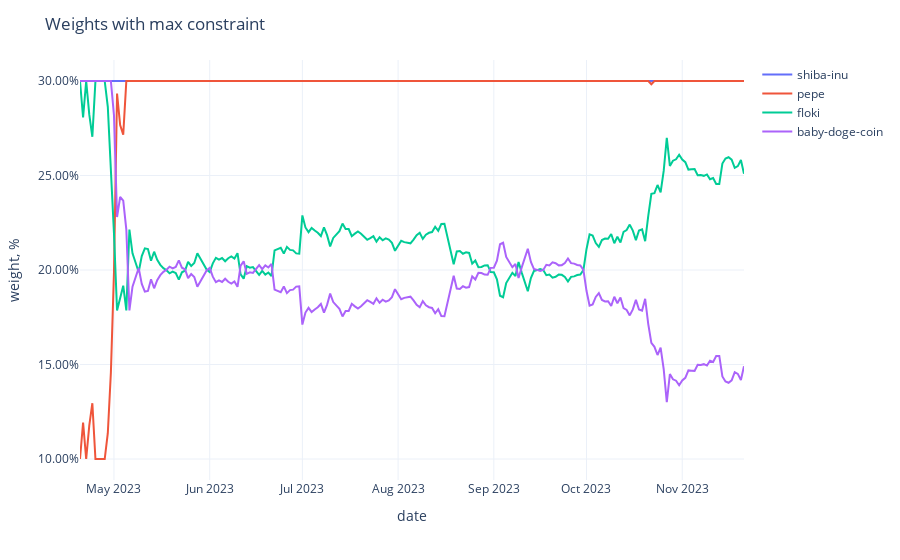

Notebook source saved alongside this figure:
### Code cell
fig = px.line(adjusted_weights,
              labels={'value': 'weight, %', 'variable': ''})
fig.update_traces(
    hovertemplate="%{y}"
)
fig.update_yaxes(
    tickformat=".2%",
)
fig.update_xaxes(
    showspikes=True,
    spikethickness=2,
    spikedash="dot",
    spikecolor="#999999",
    spikemode="across",
)
fig.update_layout(
    hovermode="x",
    hoverdistance=100,  ## Distance to show hover label of data point
    spikedistance=1000,  ## Distance to show spike
    template='plotly_white',
    title='Weights with max constraint'
)

### Figure 1 — Plotly figure (JSON) as saved in the notebook; plotly's stock layout.template omitted (floating-point values rounded to 4 significant figures; data arrays with more than 128 entries replaced by an {"elided": "..."} marker saying what was removed)
{"data": [{"hovertemplate": "%{y}", "legendgroup": "shiba-inu", "line": {"color": "#636efa", "dash": "solid"}, "marker": {"symbol": "circle"}, "mode": "lines", "name": "shiba-inu", "orientation": "v", "showlegend": true, "type": "scatter", "x": {"elided": "216 str values"}, "xaxis": "x", "y": {"elided": "216 float values"}, "yaxis": "y"}, {"hovertemplate": "%{y}", "legendgroup": "pepe", "line": {"color": "#EF553B", "dash": "solid"}, "marker": {"symbol": "circle"}, "mode": "lines", "name": "pepe", "orientation": "v", "showlegend": true, "type": "scatter", "x": {"elided": "216 str values"}, "xaxis": "x", "y": {"elided": "216 float values"}, "yaxis": "y"}, {"hovertemplate": "%{y}", "legendgroup": "floki", "line": {"color": "#00cc96", "dash": "solid"}, "marker": {"symbol": "circle"}, "mode": "lines", "name": "floki", "orientation": "v", "showlegend": true, "type": "scatter", "x": {"elided": "216 str values"}, "xaxis": "x", "y": {"elided": "216 float values"}, "yaxis": "y"}, {"hovertemplate": "%{y}", "legendgroup": "baby-doge-coin", "line": {"color": "#ab63fa", "dash": "solid"}, "marker": {"symbol": "circle"}, "mode": "lines", "name": "baby-doge-coin", "orientation": "v", "showlegend": true, "type": "scatter", "x": {"elided": "216 str values"}, "xaxis": "x", "y": {"elided": "216 float values"}, "yaxis": "y"}], "layout": {"hoverdistance": 100, "hovermode": "x", "legend": {"title": {"text": ""}, "tracegroupgap": 0}, "margin": {"t": 60}, "spikedistance": 1000, "title": {"text": "Weights with max constraint"}, "xaxis": {"anchor": "y", "domain": [0, 1], "showspikes": true, "spikecolor": "#999999", "spikedash": "dot", "spikemode": "across", "spikethickness": 2, "title": {"text": "date"}}, "yaxis": {"anchor": "x", "domain": [0, 1], "tickformat": ".2%", "title": {"text": "weight, %"}}}}
